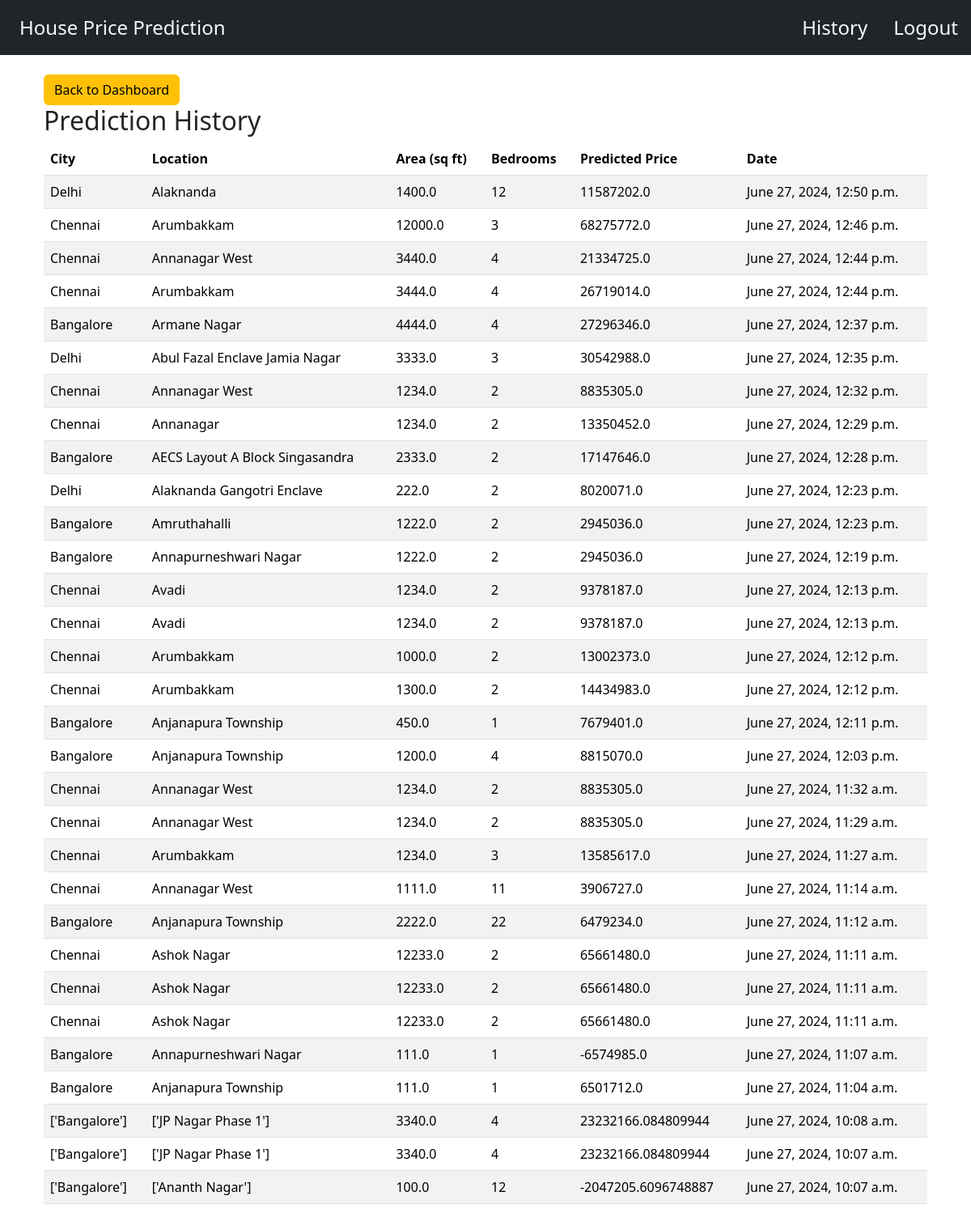
Screenshot of /user-history (signed in) with the database file from the repository.
### base/models.py (models this page shows)
class Prediction(models.Model):
    user = models.ForeignKey(User, on_delete=models.CASCADE)
    city = models.CharField(max_length=100)
    location = models.CharField(max_length=100)
    area = models.FloatField()
    bedrooms = models.IntegerField()
    predicted_price = models.FloatField()
    date = models.DateTimeField(auto_now_add=True)

### base/views.py (the view)
# urls.py: path('user-history', views.get_history, name='user-history'),
@login_required(login_url="user-login")
def get_history(request):
    user = request.user
    prediction_history = Prediction.objects.filter(user=user).order_by("-date")
    context = {"history": prediction_history}
    return render(request, "base/history.html", context)

### base/templates/base/history.html
{% extends 'base.html' %}
{% block content %}
<div class="container">
    <a class="btn btn-warning" href="{% url 'dashboard' %}">Back to Dashboard</a>
</div>
<div class="container">
    <h2>Prediction History</h2>
    <table class="table table-striped">
        <thead>
            <tr>
                <th>City</th>
                <th>Location</th>
                <th>Area (sq ft)</th>
                <th>Bedrooms</th>
                <th>Predicted Price</th>
                <th>Date</th>
            </tr>
        </thead>
        <tbody>
            {% for prediction in history %}
            <tr>
                <td>{{ prediction.city }}</td>
                <td>{{ prediction.location }}</td>
                <td>{{ prediction.area }}</td>
                <td>{{ prediction.bedrooms }}</td>
                <td>{{ prediction.predicted_price }}</td>
                <td>{{ prediction.date }}</td>
            </tr>
            {% endfor %}
        </tbody>
    </table>
</div>
{% endblock %}

### base/templates/base.html (shortened to what this page needs)
<!DOCTYPE html>
<html lang="en">
<head>
    <link rel="stylesheet" href="https://cdn.jsdelivr.net/npm/bootstrap@5.3.3/dist/css/bootstrap.min.css">
</head>
<body>
    <nav class="navbar navbar-expand-lg  bg-dark text-danger">
        <a class="navbar-brand text-light fs-4 mx-4" href="{% url '' %}">House Price Prediction</a>
        <div class="collapse navbar-collapse d-flex justify-content-end " id="navbarNav">
            <ul class="navbar-nav ">
                {% if user.is_authenticated %}
                <li class="nav-item mx-2">
                    <a class="nav-link text-light fs-4" href="{% url 'user-history' %}">History</a>
                </li>
                <li class="nav-item mx-2">
                    <a class="nav-link text-light fs-4" href="{% url 'user-logout' %}">Logout</a>
                </li>
                {% endif %}
            </ul>
        </div>
    </nav>
    <div class="container mt-4">
        {% block content %}
        {% endblock %}
    </div>
</body>
</html>

### rows the page displays
Prediction: city "Delhi", location "Alaknanda", area "1400.0", bedrooms "12", predicted_price "11587202.0", date "June 27, 2024, 12:50 p.m."
Prediction: city "Chennai", location "Arumbakkam", area "12000.0", bedrooms "3", predicted_price "68275772.0", date "June 27, 2024, 12:46 p.m."
Prediction: city "Chennai", location "Annanagar West", area "3440.0", bedrooms "4", predicted_price "21334725.0", date "June 27, 2024, 12:44 p.m."
Prediction: city "Chennai", location "Arumbakkam", area "3444.0", bedrooms "4", predicted_price "26719014.0", date "June 27, 2024, 12:44 p.m."
Prediction: city "Bangalore", location "Armane Nagar", area "4444.0", bedrooms "4", predicted_price "27296346.0", date "June 27, 2024, 12:37 p.m."
Prediction: city "Delhi", location "Abul Fazal Enclave Jamia Nagar", area "3333.0", bedrooms "3", predicted_price "30542988.0", date "June 27, 2024, 12:35 p.m."
Prediction: city "Chennai", location "Annanagar West", area "1234.0", bedrooms "2", predicted_price "8835305.0", date "June 27, 2024, 12:32 p.m."
Prediction: city "Chennai", location "Annanagar", area "1234.0", bedrooms "2", predicted_price "13350452.0", date "June 27, 2024, 12:29 p.m."
Prediction: city "Bangalore", location "AECS Layout A Block Singasandra", area "2333.0", bedrooms "2", predicted_price "17147646.0", date "June 27, 2024, 12:28 p.m."
Prediction: city "Delhi", location "Alaknanda Gangotri Enclave", area "222.0", bedrooms "2", predicted_price "8020071.0", date "June 27, 2024, 12:23 p.m."
Prediction: city "Bangalore", location "Amruthahalli", area "1222.0", bedrooms "2", predicted_price "2945036.0", date "June 27, 2024, 12:23 p.m."
Prediction: city "Bangalore", location "Annapurneshwari Nagar", area "1222.0", bedrooms "2", predicted_price "2945036.0", date "June 27, 2024, 12:19 p.m."
Prediction: city "Chennai", location "Avadi", area "1234.0", bedrooms "2", predicted_price "9378187.0", date "June 27, 2024, 12:13 p.m."
Prediction: city "Chennai", location "Avadi", area "1234.0", bedrooms "2", predicted_price "9378187.0", date "June 27, 2024, 12:13 p.m."
Prediction: city "Chennai", location "Arumbakkam", area "1000.0", bedrooms "2", predicted_price "13002373.0", date "June 27, 2024, 12:12 p.m."
Prediction: city "Chennai", location "Arumbakkam", area "1300.0", bedrooms "2", predicted_price "14434983.0", date "June 27, 2024, 12:12 p.m."
Prediction: city "Bangalore", location "Anjanapura Township", area "450.0", bedrooms "1", predicted_price "7679401.0", date "June 27, 2024, 12:11 p.m."
Prediction: city "Bangalore", location "Anjanapura Township", area "1200.0", bedrooms "4", predicted_price "8815070.0", date "June 27, 2024, 12:03 p.m."
Prediction: city "Chennai", location "Annanagar West", area "1234.0", bedrooms "2", predicted_price "8835305.0", date "June 27, 2024, 11:32 a.m."
Prediction: city "Chennai", location "Annanagar West", area "1234.0", bedrooms "2", predicted_price "8835305.0", date "June 27, 2024, 11:29 a.m."
Prediction: city "Chennai", location "Arumbakkam", area "1234.0", bedrooms "3", predicted_price "13585617.0", date "June 27, 2024, 11:27 a.m."
Prediction: city "Chennai", location "Annanagar West", area "1111.0", bedrooms "11", predicted_price "3906727.0", date "June 27, 2024, 11:14 a.m."
Prediction: city "Bangalore", location "Anjanapura Township", area "2222.0", bedrooms "22", predicted_price "6479234.0", date "June 27, 2024, 11:12 a.m."
Prediction: city "Chennai", location "Ashok Nagar", area "12233.0", bedrooms "2", predicted_price "65661480.0", date "June 27, 2024, 11:11 a.m."
Prediction: city "Chennai", location "Ashok Nagar", area "12233.0", bedrooms "2", predicted_price "65661480.0", date "June 27, 2024, 11:11 a.m."
Prediction: city "Chennai", location "Ashok Nagar", area "12233.0", bedrooms "2", predicted_price "65661480.0", date "June 27, 2024, 11:11 a.m."
Prediction: city "Bangalore", location "Annapurneshwari Nagar", area "111.0", bedrooms "1", predicted_price "-6574985.0", date "June 27, 2024, 11:07 a.m."
Prediction: city "Bangalore", location "Anjanapura Township", area "111.0", bedrooms "1", predicted_price "6501712.0", date "June 27, 2024, 11:04 a.m."
Prediction: city "['Bangalore']", location "['JP Nagar Phase 1']", area "3340.0", bedrooms "4", predicted_price "23232166.084809944", date "June 27, 2024, 10:08 a.m."
Prediction: city "['Bangalore']", location "['JP Nagar Phase 1']", area "3340.0", bedrooms "4", predicted_price "23232166.084809944", date "June 27, 2024, 10:07 a.m."
Prediction: city "['Bangalore']", location "['Ananth Nagar']", area "100.0", bedrooms "12", predicted_price "-2047205.6096748887", date "June 27, 2024, 10:07 a.m."
